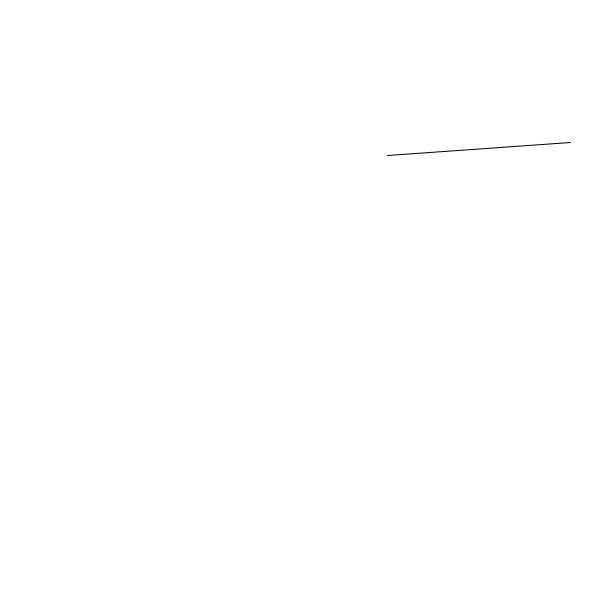
Frame 1 (no input)
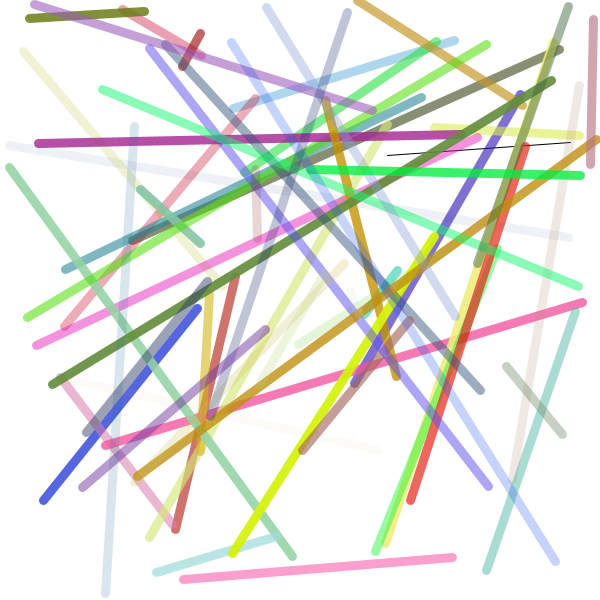
Frame 60 (the mouse pressed at the canvas centre just before this capture)
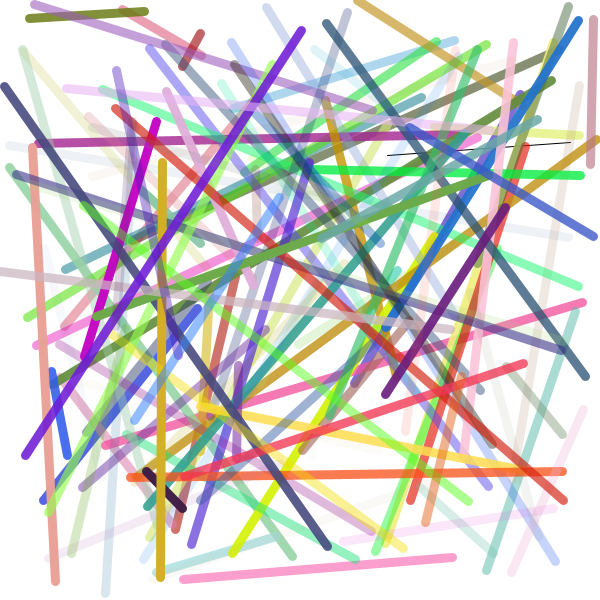
Frame 120 (the mouse held since frame 60 and released just before this capture)

The Processing sketch that drew these frames (run headless with seeded random() and noise(); from frame 60 on, the mouse is pressed at the canvas centre):

// Processing sketch: Question3_Answers
// ── Question3_Answers.pde
void setup() {
size(600,600);
background(255);
}
void draw(){
if (mouseX <= width && mouseY <= height/2) {
    line(random(width),random(height),random(width),random(height));

   stroke(random(255),random(255), random(255),random(255));  

strokeWeight(9);

}
}
